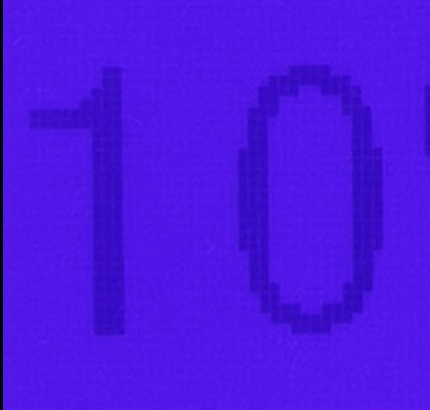
#> input picture snapshots/0.jpg, 430 x 410 px; its folder holds only this picture in this run
$ python imgs_to_csv.py
#> lines starting #> are read from the running program, lines starting #| are printed output that depends on the picture
import pytesseract
import os
import pandas as pd
import matplotlib.pyplot as plt
from PIL import Image, ImageEnhance, ImageFilter

image_folder = "snapshots"
output_excel = "ocr_output.xlsx"

data = []

def preprocess_image(image_path):
#> called with image_path = 'snapshots/0.jpg'
    image = Image.open(image_path).convert("L")  # Convert to grayscale
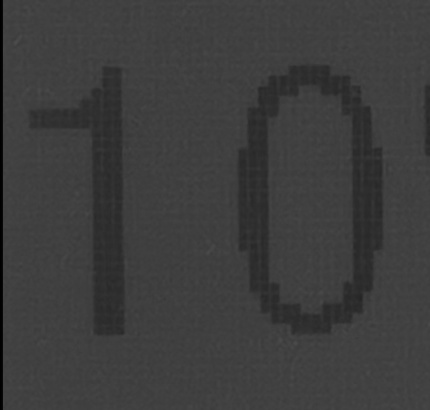
#> image: PIL image 430x410 L; min 0, max 76, mean 61.1
    image = image.filter(ImageFilter.MedianFilter())  # Reduce noise
    enhancer = ImageEnhance.Contrast(image)
    image = enhancer.enhance(2)  # Increase contrast
    return image

for filename in sorted(os.listdir(image_folder)):
    if filename.endswith(".jpg"):
        timestamp = int(os.path.splitext(filename)[0])

        image_path = os.path.join(image_folder, filename)
        #image = cv2.imread(image_path)

        preprocessed = preprocess_image(image_path)
#> (the run stopped early here; a loop or call above may not have finished)

$ run again, on snapshots/16.jpg
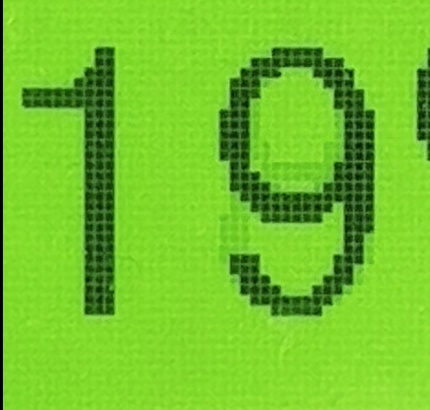
#> input picture snapshots/16.jpg, 430 x 410 px
#> in preprocess_image, `image = Image.open(image_path).convert("L")`:
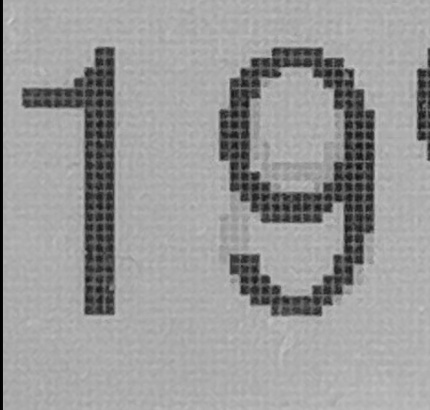
#> image: PIL image 430x410 L; min 0, max 207, mean 154.7
#> in preprocess_image, `image = enhancer.enhance(2)`:
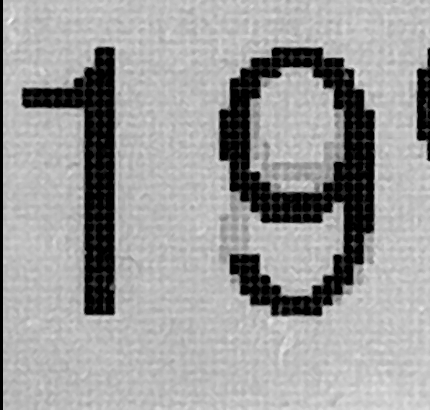
#> image: PIL image 430x410 L; min 0, max 241, mean 159.2

$ run again, on snapshots/18.jpg
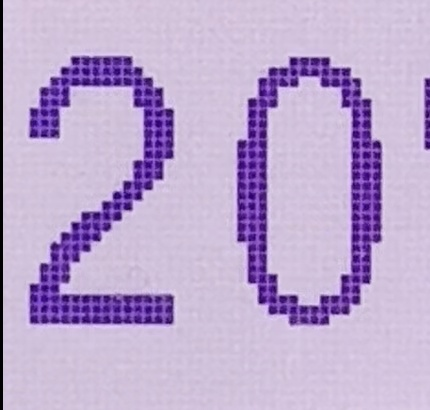
#> input picture snapshots/18.jpg, 430 x 410 px
#> in preprocess_image, `image = Image.open(image_path).convert("L")`:
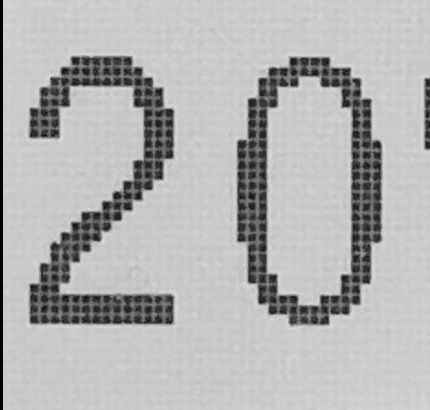
#> image: PIL image 430x410 L; min 0, max 224, mean 179.3
#> in preprocess_image, `image = enhancer.enhance(2)`:
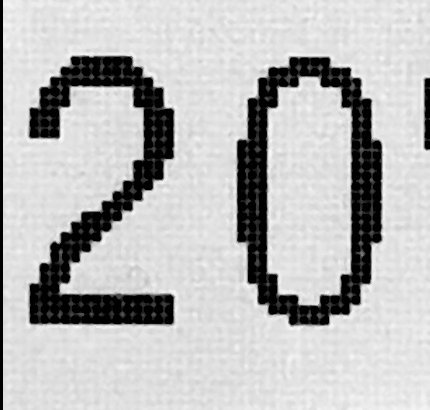
#> image: PIL image 430x410 L; min 0, max 251, mean 186.9

$ run again, on snapshots/2.jpg
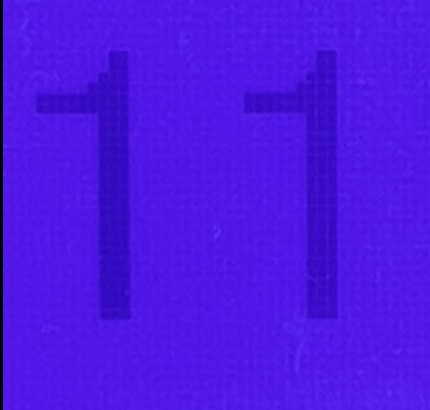
#> input picture snapshots/2.jpg, 430 x 410 px
#> in preprocess_image, `image = Image.open(image_path).convert("L")`:
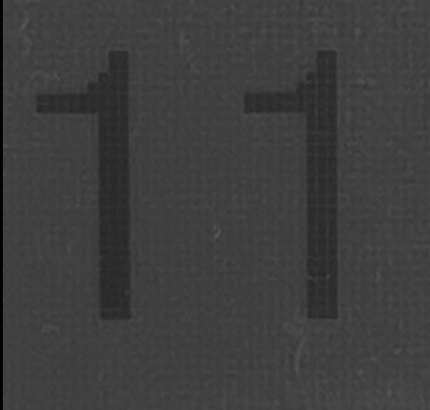
#> image: PIL image 430x410 L; min 0, max 88, mean 62.2

$ run again, on snapshots/10.jpg
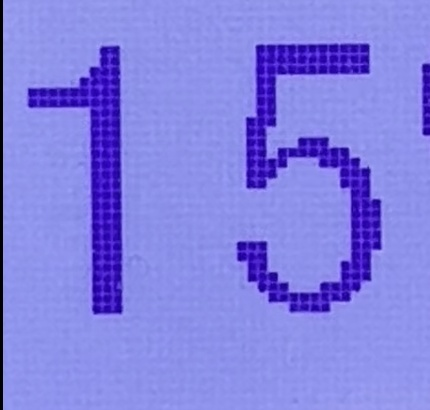
#> input picture snapshots/10.jpg, 430 x 410 px
#> in preprocess_image, `image = Image.open(image_path).convert("L")`:
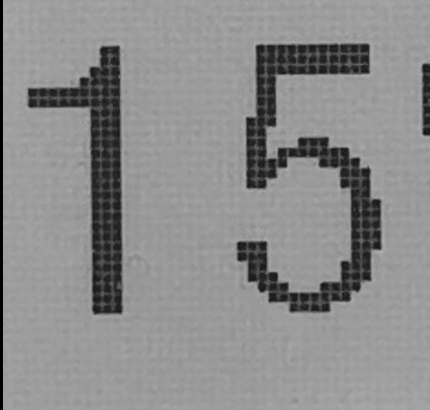
#> image: PIL image 430x410 L; min 0, max 177, mean 140.4
#> in preprocess_image, `image = enhancer.enhance(2)`:
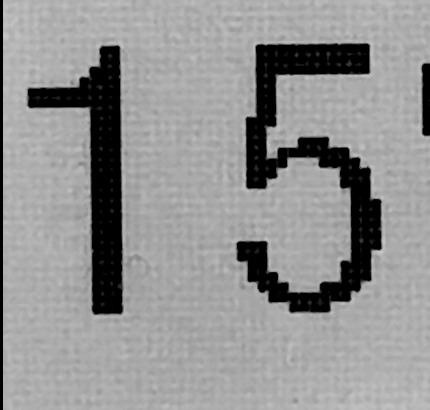
#> image: PIL image 430x410 L; min 0, max 204, mean 146.8
